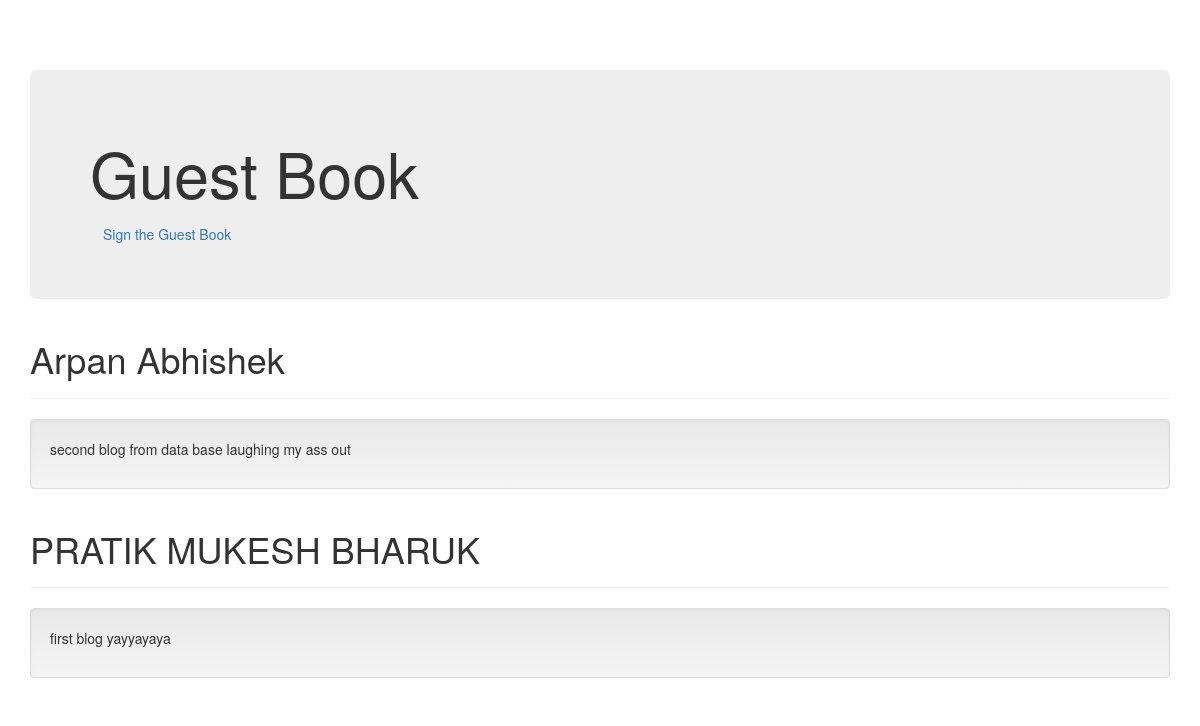
Before: / with the older database file.
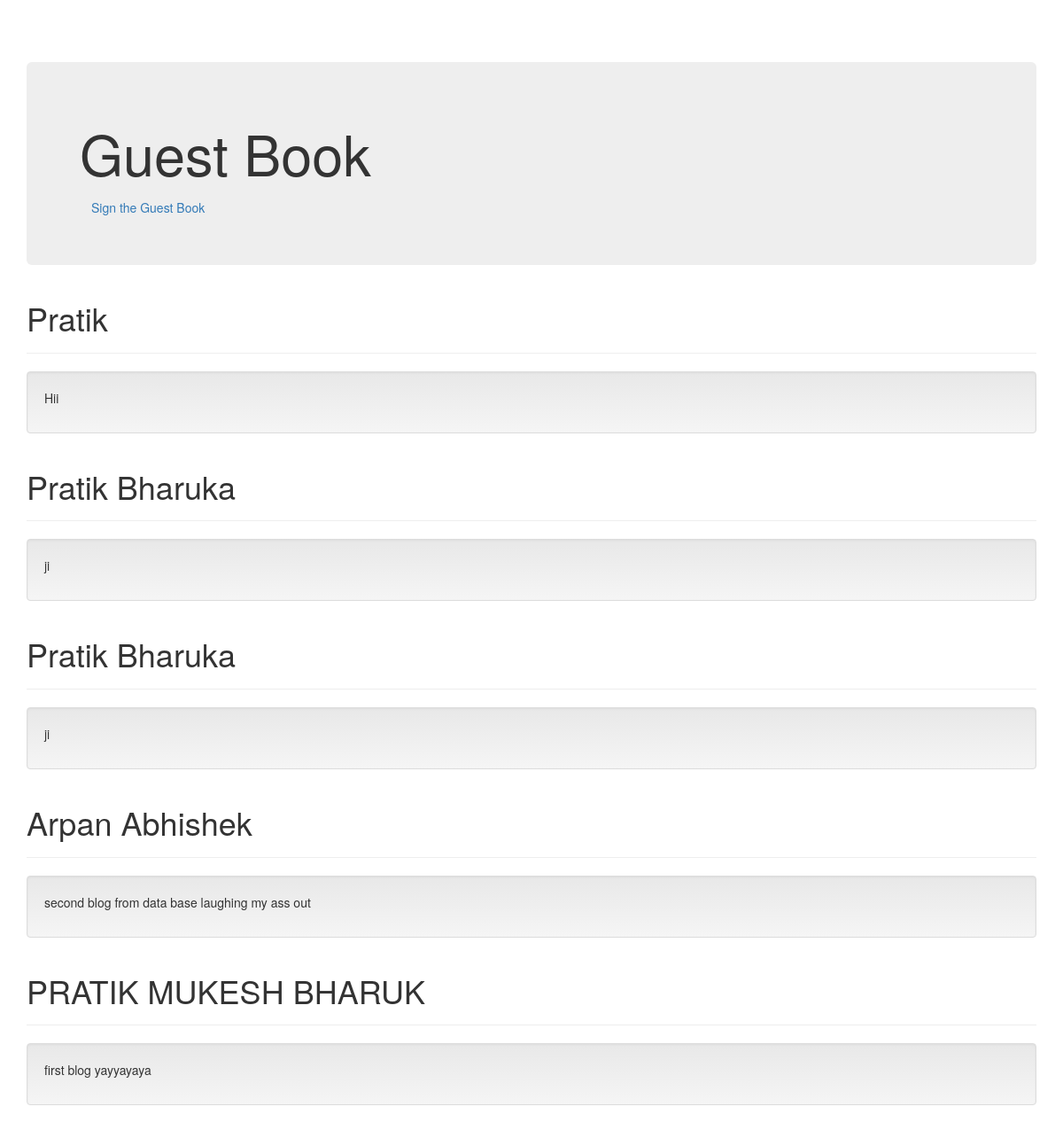
After: the same page with the newer database file.
### book/models.py (models this page shows, shortened)
class comment(models.Model):
    name = models.CharField(max_length = 20)
    comment = models.TextField()
    date = models.DateTimeField(default=timezone.now)

### book/views.py (the view)
# urls.py: path('', views.home , name='home'),
def home(request):
    com = comment.objects.order_by('-id')
    context={'comment' : com }
    return render(request,'book/index.html', context)

### book/templates/book/index.html (shortened to what this page needs)
{% load static %}
<!DOCTYPE html>
<html lang="en">
  <head>
    <link href="{% static 'book/bootstrap.min.css' %}" rel="stylesheet">
    <link href="{% static 'book/bootstrap-theme.min.css' %}" rel="stylesheet">
    <link href="{% static 'book/theme.css' %}" rel="stylesheet">
  </head>
  <body>
    <div class="container theme-showcase" role="main">
      <div class="jumbotron">
        <h1>Guest Book</h1>
        <a type="button" class="btn btn-link" href="{% url 'sign' %}">Sign the Guest Book</a>
      </div>
      {% for c in comment %}
      <div class="page-header">
        <h1>{{ c.name }}</h1>
      </div>
      <div class="well">
        <p>{{ c.comment }}</p>
      </div>
      {% endfor %}
    </div>
  </body>
</html>

### book/static/book/theme.css (style rules this page uses)
body { padding-top: 70px; padding-bottom: 30px; }

Changed rows visible on the page:
added comment: name "Pratik", comment "Hii"
added comment: name "Pratik Bharuka", comment "ji"
added comment: name "Pratik Bharuka", comment "ji"
